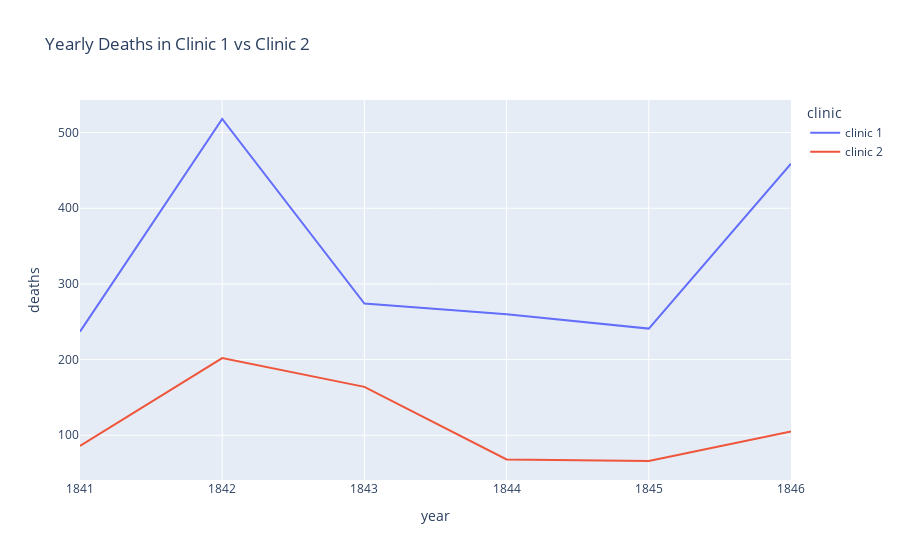

Notebook cell for this chart:
### Code cell
# comparing the number of deaths in clinic 1 and clinic 2

plt.figure(figsize=(12, 6), dpi=200)

deaths_per_clinic = px.line(
    df_yearly,
    x="year",
    y="deaths",
    color="clinic",
    title="Yearly Deaths in Clinic 1 vs Clinic 2",
)

deaths_per_clinic.show()

### Figure 1 — Plotly figure (JSON) as saved in the notebook; plotly's stock layout.template omitted (floating-point values rounded to 4 significant figures)
{"data": [{"hovertemplate": "clinic=clinic 1<br>year=%{x}<br>deaths=%{y}<extra></extra>", "legendgroup": "clinic 1", "line": {"color": "#636efa", "dash": "solid"}, "marker": {"symbol": "circle"}, "mode": "lines", "name": "clinic 1", "orientation": "v", "showlegend": true, "type": "scatter", "x": [1841, 1842, 1843, 1844, 1845, 1846], "xaxis": "x", "y": [237, 518, 274, 260, 241, 459], "yaxis": "y"}, {"hovertemplate": "clinic=clinic 2<br>year=%{x}<br>deaths=%{y}<extra></extra>", "legendgroup": "clinic 2", "line": {"color": "#EF553B", "dash": "solid"}, "marker": {"symbol": "circle"}, "mode": "lines", "name": "clinic 2", "orientation": "v", "showlegend": true, "type": "scatter", "x": [1841, 1842, 1843, 1844, 1845, 1846], "xaxis": "x", "y": [86, 202, 164, 68, 66, 105], "yaxis": "y"}], "layout": {"legend": {"title": {"text": "clinic"}, "tracegroupgap": 0}, "title": {"text": "Yearly Deaths in Clinic 1 vs Clinic 2"}, "xaxis": {"anchor": "y", "domain": [0, 1], "title": {"text": "year"}}, "yaxis": {"anchor": "x", "domain": [0, 1], "title": {"text": "deaths"}}}}
